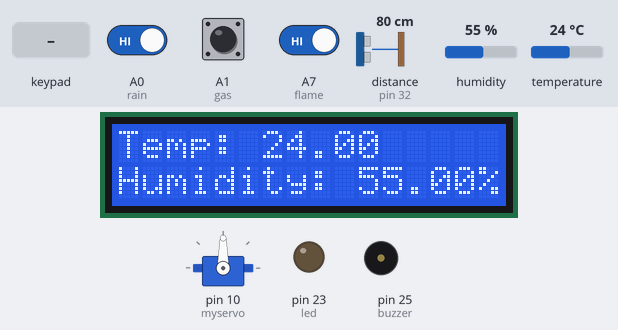
This sketch was run on a simulated Arduino Mega 2560, built with avr-gcc and run on an emulated ATmega2560. On the bench: 16×2 character LCD, servo, output pins drawn as LEDs (lit = HIGH), buzzer (waves = sounding, pin HIGH). Wiring (inferred from the names in the program): ultrasonic range finder: trigger pin 30; echo pin 32. The inputs (shaded band) are chosen by the test bench; at power-on: distance to the obstacle (sensor on pin 32) 80 cm, A0 (rain) HIGH, humidity 55 %, A1 (gas) HIGH, A7 (flame) HIGH, temperature 24 °C. The echo pulse lasts 58.3 µs per cm; pins used as bus, display or sensor lines are not drawn.

Above: at 1.2 s.
1.3 s: distance to the obstacle (sensor on pin 32) set to 34 cm
3.8 s: distance to the obstacle (sensor on pin 32) set to 28 cm
At 5.3 s:
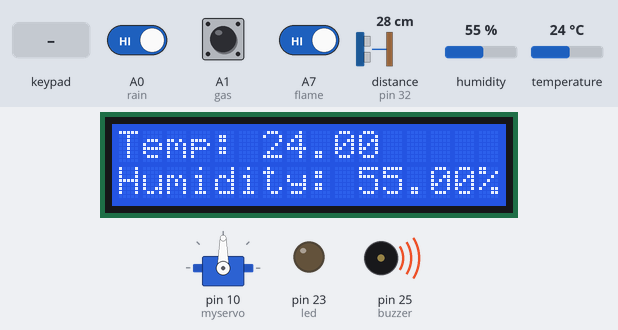
9.8 s: A0 (rain) driven LOW
At 10.9 s:
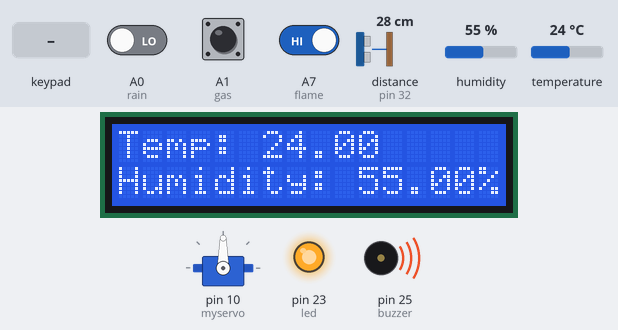
15.9 s: humidity set to 22 %
At 17.7 s:
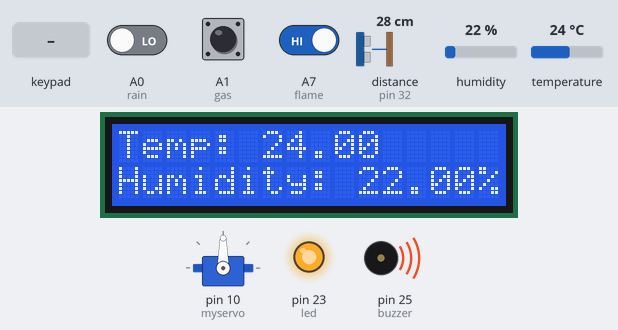
18.4 s: key '#' pressed
At 20.0 s:
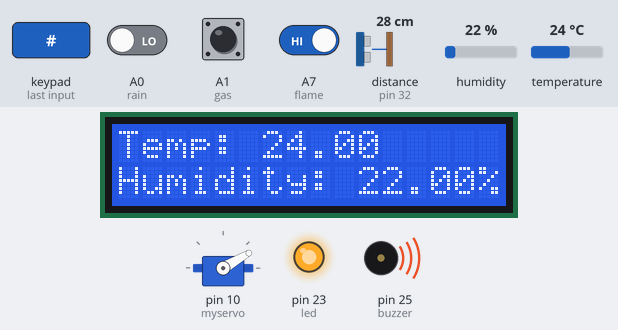
24.1 s: A0 (rain) driven HIGH
At 25.6 s:
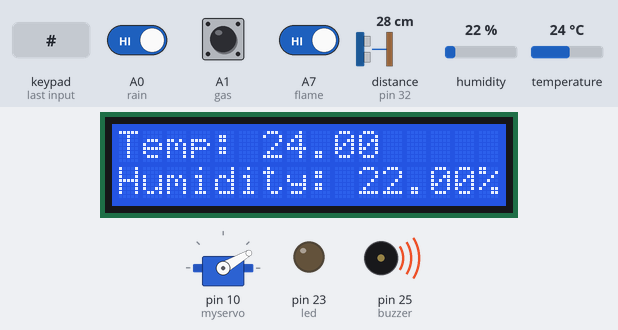
Timing chart, 0 to 27.1 s (numbered marks = the images above; inputs shaded):
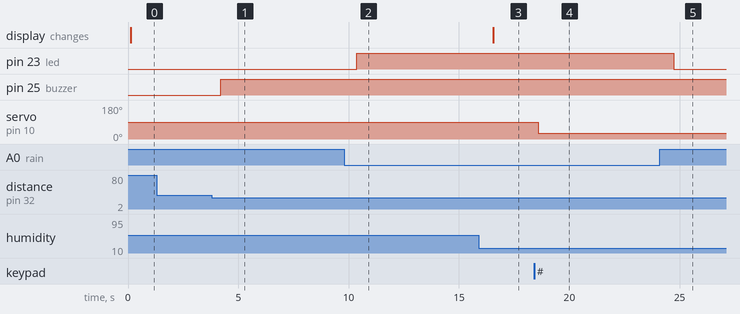

The sketch:

sketch_may29b.ino
```cpp
#include <Wire.h>
#include <LiquidCrystal_I2C.h>
#include <DHT.h>

#define DHTPIN 49
#define DHTTYPE DHT11

LiquidCrystal_I2C lcd(0x27, 16, 2);
DHT dht(DHTPIN, DHTTYPE);

#include <Servo.h>
#include <Keypad.h>

Servo myservo;
int pos = 0;

const byte ROWS = 4;
const byte COLS = 4;

char keys[ROWS][COLS] = {
  {'1', '2', '3', 'A'},
  {'4', '5', '6', 'B'},
  {'7', '8', '9', 'C'},
  {'*', '0', '#', 'D'}
};

byte rowPins[ROWS] = {14, 15, 16, 17};
byte colPins[COLS] = {18, 19, 20, 21};

Keypad keypad = Keypad(makeKeymap(keys), rowPins, colPins, ROWS, COLS);

#define buzzer 25
#define led 23
#define gas A1
#define flame A7
#define trig 30
#define echo 32
#define rain A0

int gas_reading, flame_reading, rain_reading;
float temperature , humidity;
long distance;
long duration;
const String password = "1234";
String inputPassword = "";

void setup() {
  lcd.begin(16, 2);
  lcd.backlight();
  pinMode(buzzer, OUTPUT);
  pinMode(led, OUTPUT);
  pinMode(gas, INPUT);
  pinMode(flame, INPUT);
  pinMode(trig, OUTPUT);
  pinMode(echo, INPUT);
  pinMode(rain, INPUT);
  myservo.attach(10);
  dht.begin();
}

void loop() {
  gas_reading = digitalRead(gas);
  flame_reading = digitalRead(flame);
  rain_reading = digitalRead(rain);
  char key = keypad.getKey();
  temperature = dht.readTemperature();
  humidity = dht.readHumidity();

  if (gas_reading == 0) {
    digitalWrite(buzzer, HIGH);
  }
  else if (gas_reading == 1) {
    digitalWrite(buzzer, LOW);
  }

  if (flame_reading == 0) {
    digitalWrite(buzzer, HIGH);
  }
  else if (flame_reading == 1) {
    digitalWrite(buzzer, LOW);
  }

  ultrasonic();

  if (distance < 30) {
    digitalWrite(buzzer, HIGH);
  }
  else if (distance > 30) {
    digitalWrite(buzzer, LOW);
  }

  if (rain_reading == 0) {
    digitalWrite(led, HIGH);
  }
  else if (rain_reading == 1) {
    digitalWrite(led, LOW);
  }

  if (key) {
    Serial.println(key);
    if (key == '#') {
      if (inputPassword == password) {
        myservo.write(160);
      } else {
        myservo.write(30);
      }
      inputPassword = "";
    } else if (key == '*') {
      inputPassword = "";
    } else {
      inputPassword += key;
    }
  }


  lcd.setCursor(0, 0);
  lcd.print("Temp: ");
  lcd.print(temperature);
  lcd.setCursor(0, 1);
  lcd.print("Humidity: ");
  lcd.print(humidity);
  lcd.print("%");

  delay(2000);
}

void ultrasonic() {
  digitalWrite(trig, LOW);
  delayMicroseconds(2);
  digitalWrite(trig, HIGH);
  delayMicroseconds(10);
  digitalWrite(trig, LOW);
  duration = pulseIn(echo, HIGH);
  distance = duration * 0.0343 / 2;
}
```

Measured:
- the behaviour switches between 31 and 30 cm on distance to the obstacle (sensor on pin 32) (found by bisection; images 0 and 1)
- after the input at 1.3 s, every drawn part: stays the same
- after the input at 3.8 s, pin 25 (buzzer): LOW → HIGH after 0.40 s
- after the input at 9.8 s, pin 23 (led): LOW → HIGH after 0.56 s
- after the input at 15.9 s, the display: changes after 0.65 s (image 3)
- after the input at 18.4 s, servo on pin 10 (myservo): 90° → 30° after 0.20 s
- after the input at 24.1 s, pin 23 (led): HIGH → LOW after 0.63 s
